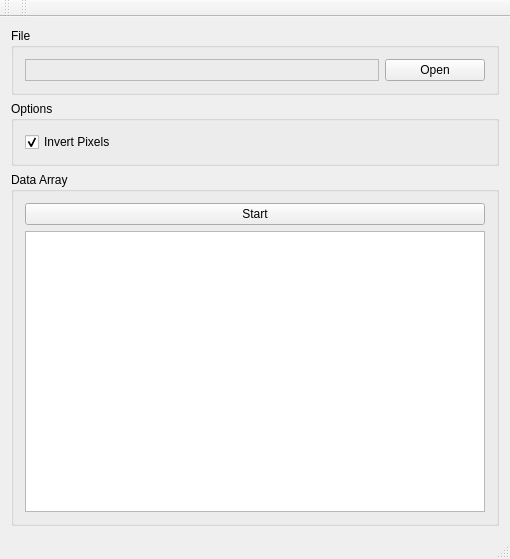
<?xml version="1.0" encoding="UTF-8"?>
<ui version="4.0">
 <class>MainWindow</class>
 <widget class="QMainWindow" name="MainWindow">
  <property name="geometry">
   <rect>
    <x>0</x>
    <y>0</y>
    <width>510</width>
    <height>559</height>
   </rect>
  </property>
  <property name="windowTitle">
   <string>MainWindow</string>
  </property>
  <widget class="QWidget" name="centralWidget">
   <layout class="QVBoxLayout" name="verticalLayout">
    <item>
     <widget class="QGroupBox" name="fileGroupBox">
      <property name="title">
       <string>File</string>
      </property>
      <layout class="QHBoxLayout" name="horizontalLayout">
       <item>
        <widget class="QLabel" name="filePathLabel">
         <property name="frameShape">
          <enum>QFrame::StyledPanel</enum>
         </property>
         <property name="text">
          <string>&lt;no file selected&gt;</string>
         </property>
         <property name="wordWrap">
          <bool>false</bool>
         </property>
         <property name="textInteractionFlags">
          <set>Qt::LinksAccessibleByMouse|Qt::TextSelectableByMouse</set>
         </property>
        </widget>
       </item>
       <item>
        <widget class="QPushButton" name="loadFileButton">
         <property name="maximumSize">
          <size>
           <width>100</width>
           <height>16777215</height>
          </size>
         </property>
         <property name="baseSize">
          <size>
           <width>50</width>
           <height>0</height>
          </size>
         </property>
         <property name="text">
          <string>Open</string>
         </property>
        </widget>
       </item>
      </layout>
     </widget>
    </item>
    <item>
     <widget class="QGroupBox" name="optionGroupBox">
      <property name="title">
       <string>Options</string>
      </property>
      <layout class="QGridLayout" name="gridLayout">
       <item row="0" column="0">
        <widget class="QCheckBox" name="invertPixelsCheckBox">
         <property name="text">
          <string>Invert Pixels</string>
         </property>
         <property name="checked">
          <bool>true</bool>
         </property>
        </widget>
       </item>
      </layout>
     </widget>
    </item>
    <item>
     <widget class="QGroupBox" name="groupBox">
      <property name="title">
       <string>Data Array</string>
      </property>
      <layout class="QVBoxLayout" name="verticalLayout_2">
       <item>
        <widget class="QPushButton" name="startButton">
         <property name="text">
          <string>Start</string>
         </property>
        </widget>
       </item>
       <item>
        <widget class="QTextBrowser" name="resultTextBrowser">
         <property name="font">
          <font>
           <family>Latin Modern Mono</family>
           <pointsize>12</pointsize>
          </font>
         </property>
        </widget>
       </item>
      </layout>
     </widget>
    </item>
   </layout>
  </widget>
  <widget class="QMenuBar" name="menuBar">
   <property name="geometry">
    <rect>
     <x>0</x>
     <y>0</y>
     <width>510</width>
     <height>14</height>
    </rect>
   </property>
  </widget>
  <widget class="QToolBar" name="mainToolBar">
   <attribute name="toolBarArea">
    <enum>TopToolBarArea</enum>
   </attribute>
   <attribute name="toolBarBreak">
    <bool>false</bool>
   </attribute>
  </widget>
  <widget class="QStatusBar" name="statusBar"/>
  <widget class="QToolBar" name="toolBar">
   <property name="windowTitle">
    <string>toolBar</string>
   </property>
   <attribute name="toolBarArea">
    <enum>TopToolBarArea</enum>
   </attribute>
   <attribute name="toolBarBreak">
    <bool>false</bool>
   </attribute>
  </widget>
 </widget>
 <layoutdefault spacing="6" margin="11"/>
 <resources/>
 <connections/>
</ui>
